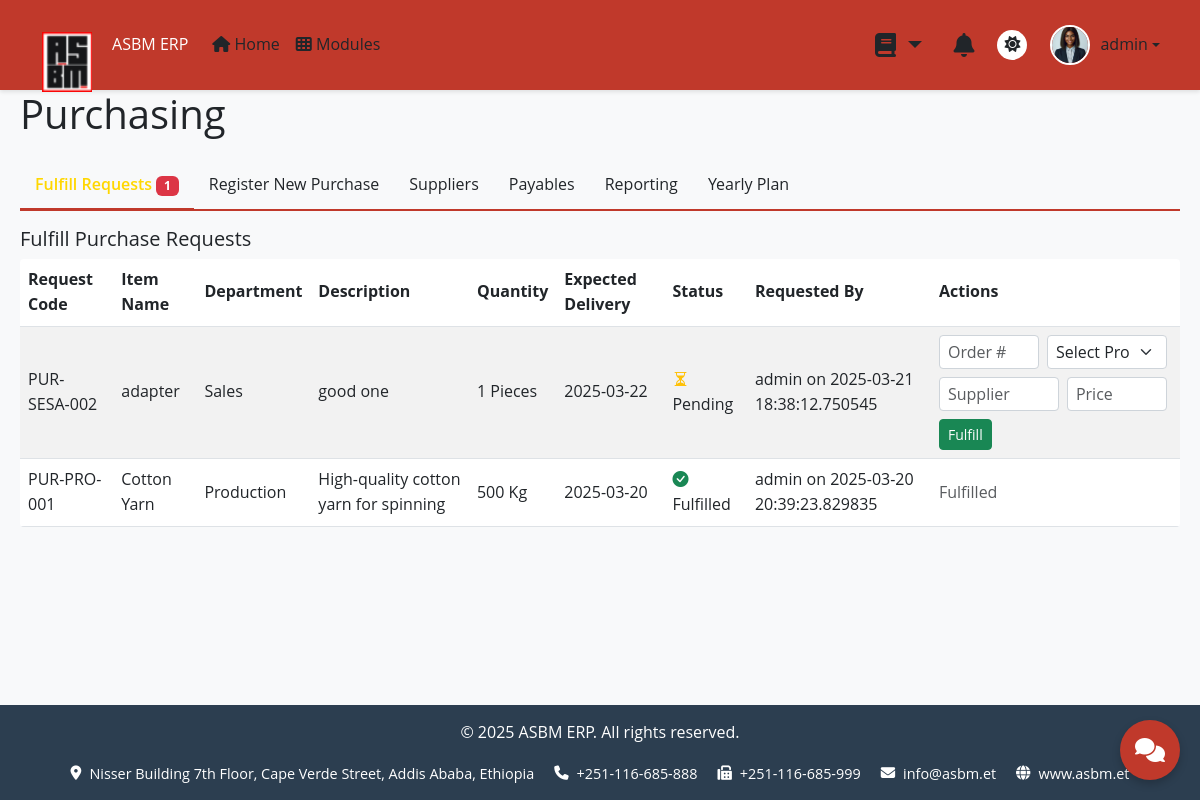
The app's page /purchasing/ (signed in), older data.
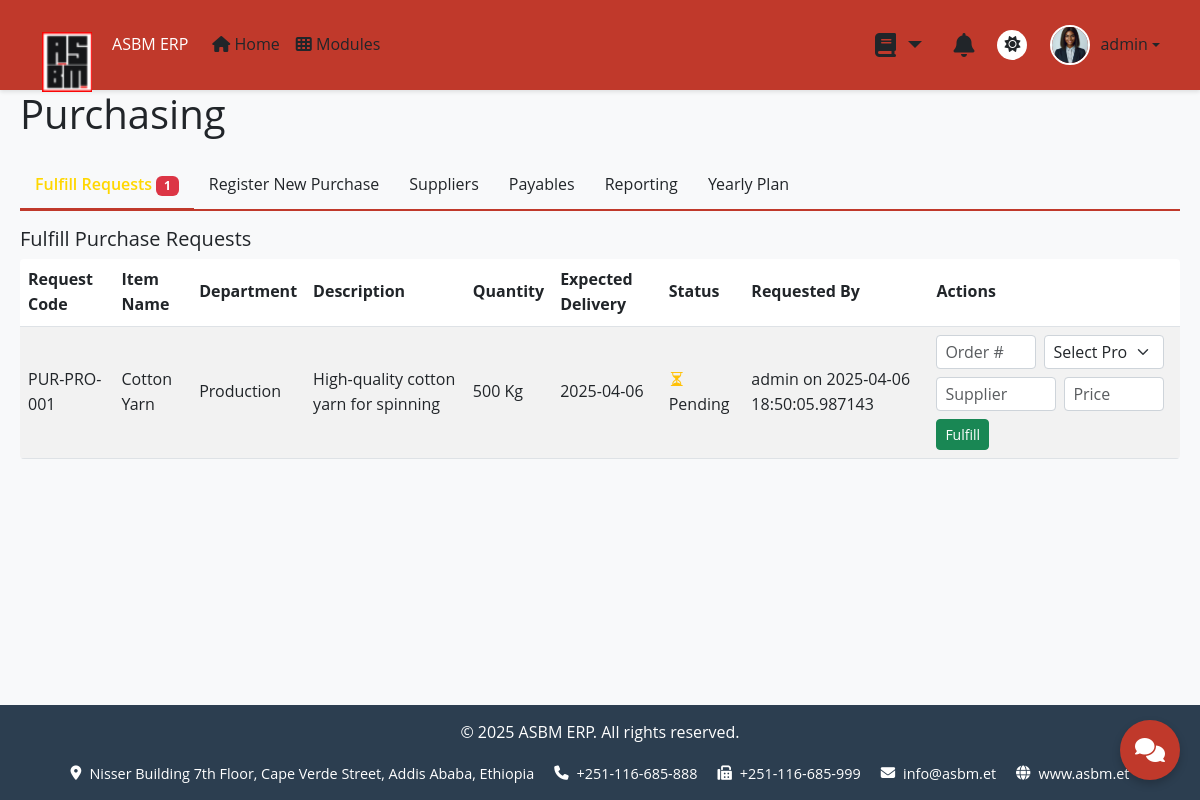
The same page, newer data.
### modules/purchasing_models.py (models this page shows)
class PurchaseRequest(db.Model):
    __tablename__ = 'purchase_requests'
    id = db.Column(db.Integer, primary_key=True)
    request_code = db.Column(db.String(20), unique=True, nullable=False)
    dept_name = db.Column(db.String(50), nullable=False)
    duty_station_id = db.Column(db.Integer, db.ForeignKey('duty_stations.id'), nullable=False)
    requested_by_id = db.Column(db.Integer, db.ForeignKey('users.id'), nullable=False)
    item_name = db.Column(db.String(100), nullable=False)
    description = db.Column(db.Text)
    unit_of_measure = db.Column(db.String(20), nullable=False)
    quantity = db.Column(db.Integer, nullable=False)
    expected_delivery_date = db.Column(db.Date, nullable=False)
    status = db.Column(db.String(20), default="Pending")
    created_at = db.Column(db.DateTime, default=datetime.utcnow)
    requested_by = db.relationship('User', backref='purchase_requests')
    duty_station = db.relationship('DutyStation', backref='purchase_requests')
    procurement_orders = db.relationship('ProcurementOrder', backref='request', lazy=True)

### modules/models.py (models this page shows, shortened)
class User(UserMixin, db.Model):
    __tablename__ = 'users'
    id = db.Column(db.Integer, primary_key=True)
    username = db.Column(db.String(50), unique=True, nullable=False)
    password_hash = db.Column(db.String(128), nullable=False)
    role = db.Column(db.String(50), nullable=False)
    permissions = db.Column(db.JSON, default=lambda: {'dashboard': {'view': True}})
    profile_picture = db.Column(db.String(100), default='placeholder_user.jpg')
    plan_changes = db.relationship('PlanChangeLog', back_populates='user', lazy=True)
    planning_tasks = db.relationship('Planning', back_populates='assigned_user', lazy=True)
    petty_cash_approvals = db.relationship('PettyCash', back_populates='approver', lazy=True)
    resources = db.relationship('Resource', back_populates='uploader', lazy=True)
    def has_permission(self, module, action='view'):
        return self.is_admin() or (self.permissions.get(module, {}).get(action, False))
    def is_admin(self):
        return self.role.lower() == 'admin'

### modules/purchasing.py (the view)
@purchasing_bp.route('/')
@login_required
def purchasing():
    if not current_user.has_permission('purchasing'):
        flash('You do not have permission to access this page.', 'danger')
        return redirect(url_for('dashboard.dashboard'))
    new_requests_count = PurchaseRequest.query.filter_by(status="Pending").count()
    requests = PurchaseRequest.query.order_by(PurchaseRequest.created_at.desc()).all()
    procurement_orders = ProcurementOrder.query.order_by(ProcurementOrder.registered_date.desc()).all()
    products = Product.query.all()
    duty_stations = DutyStation.query.all()
    suppliers = Supplier.query.all()
    payables = ProcurementOrder.query.filter(ProcurementOrder.payment_status.in_(['Unpaid', 'Partially Paid', 'Credit'])).all()
    yearly_plans = YearlyPurchasePlan.query.all()
    return render_template('purchasing.html', new_requests_count=new_requests_count, requests=requests,
                           procurement_orders=procurement_orders, products=products, duty_stations=duty_stations,
                           suppliers=suppliers, cost_categories=COST_CATEGORIES, payables=payables, yearly_plans=yearly_plans)

### main.py (called while the page is built)
@login_manager.user_loader
def load_user(user_id):
    return db.session.get(User, int(user_id))

@app.context_processor
def inject_csrf_token():
    return {'csrf_token': generate_csrf, 'now': lambda: datetime.now().timestamp()}

def format_currency_filter(value):
    return f"ETB {value:,.2f}" if value is not None else "ETB 0.00"

### templates/purchasing.html (shortened to what the changed rows need)
{% extends 'base.html' %}
{% block content %}
    <h1 class="mb-4">Purchasing</h1>
    <div class="tab-content mt-3" id="purchasingTabContent">
        <div class="tab-pane fade show active" id="fulfill" role="tabpanel">
            {% if requests %}
                <table class="table table-striped table-hover">
                    <thead>
                        <tr>
                            <th>Request Code</th>
                            <th>Item Name</th>
                            <th>Department</th>
                            <th>Description</th>
                            <th>Quantity</th>
                            <th>Expected Delivery</th>
                            <th>Status</th>
                            <th>Requested By</th>
                            <th>Actions</th>
                        </tr>
                    </thead>
                    <tbody>
                        {% for req in requests %}
                            <tr>
                                <td>{{ req.request_code }}</td>
                                <td>{{ req.item_name }}</td>
                                <td>{{ req.dept_name }}</td>
                                <td>{{ req.description or 'N/A' }}</td>
                                <td>{{ req.quantity }} {{ req.unit_of_measure }}</td>
                                <td>{{ req.expected_delivery_date }}</td>
                                <td>
                                    {% if req.status == "Pending" %}
                                        <i class="bi bi-hourglass-split text-warning" title="Pending"></i> {{ req.status }}
                                    {% else %}
                                        <i class="bi bi-check-circle-fill text-success" title="Fulfilled"></i> {{ req.status }}
                                    {% endif %}
                                </td>
                                <td>{{ req.requested_by.username }} on {{ req.created_at }}</td>
                                <td>
                                    {% if req.status == "Pending" %}
                                        <form action="{{ url_for('purchasing.fulfill_request', request_id=req.id) }}" method="POST" class="row g-2 align-items-center">
                                            <div class="col-auto">
                                                <input type="text" class="form-control form-control-sm" name="order_number" placeholder="Order #" style="width: 100px;">
                                            </div>
                                            <div class="col-auto">
                                                <select class="form-select form-select-sm" name="product_id" style="width: 120px;">
                                                    <option value="">Select Product</option>
                                                </select>
                                            </div>
                                            <div class="col-auto">
                                                <input type="text" class="form-control form-control-sm" name="supplier_name" placeholder="Supplier" required style="width: 120px;">
                                            </div>
                                            <div class="col-auto">
                                                <input type="number" class="form-control form-control-sm" name="total_price" step="0.01" placeholder="Price" required style="width: 100px;">
                                            </div>
                                            <div class="col-auto">
                                                <button type="submit" class="btn btn-success btn-sm">Fulfill</button>
                                            </div>
                                        </form>
                                    {% else %}
                                        <span class="text-muted">Fulfilled</span>
                                    {% endif %}
                                </td>
                            </tr>
                        {% endfor %}
                    </tbody>
                </table>
            {% else %}
                <p>No purchase requests available.</p>
            {% endif %}
        </div>
    </div>
{% endblock %}

Row changes from the older to the newer data that the page shows:
removed PurchaseRequest: request_code "PUR-SESA-002", item_name "adapter", dept_name "Sales", description "good one", quantity "1", unit_of_measure "Pieces", expected_delivery_date "2025-03-22", status "Pending", requested_by.username "admin", created_at "2025-03-21 18:38:12.750545"
changed PurchaseRequest "PUR-PRO-001": expected_delivery_date "2025-03-20" → "2025-04-06"; created_at "2025-03-20 20:39:23.829835" → "2025-04-06 18:50:05.987143"; product_id (not shown) → "Select Product"; status "Fulfilled" → "Pending"; status "Fulfilled" → "Fulfill"
